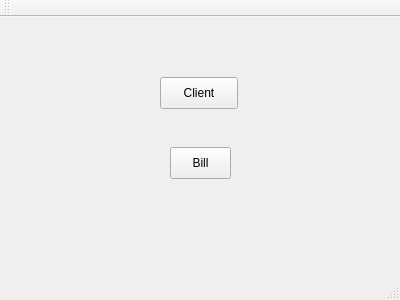
<?xml version="1.0" encoding="UTF-8"?>
<ui version="4.0">
 <class>MainWindow</class>
 <widget class="QMainWindow" name="MainWindow">
  <property name="geometry">
   <rect>
    <x>0</x>
    <y>0</y>
    <width>400</width>
    <height>300</height>
   </rect>
  </property>
  <property name="windowTitle">
   <string>MainWindow</string>
  </property>
  <widget class="QWidget" name="centralWidget">
   <widget class="QLabel" name="label_3">
    <property name="geometry">
     <rect>
      <x>-20</x>
      <y>0</y>
      <width>421</width>
      <height>251</height>
     </rect>
    </property>
    <property name="text">
     <string/>
    </property>
    <property name="pixmap">
     <pixmap resource="pictures.qrc">:/images-8.jpeg</pixmap>
    </property>
    <property name="scaledContents">
     <bool>true</bool>
    </property>
   </widget>
   <widget class="QPushButton" name="pushButton">
    <property name="geometry">
     <rect>
      <x>160</x>
      <y>60</y>
      <width>78</width>
      <height>32</height>
     </rect>
    </property>
    <property name="text">
     <string>Client</string>
    </property>
    <property name="autoDefault">
     <bool>false</bool>
    </property>
    <property name="default">
     <bool>false</bool>
    </property>
    <property name="flat">
     <bool>false</bool>
    </property>
   </widget>
   <widget class="QPushButton" name="pushButton_2">
    <property name="geometry">
     <rect>
      <x>170</x>
      <y>130</y>
      <width>61</width>
      <height>32</height>
     </rect>
    </property>
    <property name="text">
     <string>Bill</string>
    </property>
   </widget>
  </widget>
  <widget class="QMenuBar" name="menuBar">
   <property name="geometry">
    <rect>
     <x>0</x>
     <y>0</y>
     <width>400</width>
     <height>22</height>
    </rect>
   </property>
  </widget>
  <widget class="QToolBar" name="mainToolBar">
   <attribute name="toolBarArea">
    <enum>TopToolBarArea</enum>
   </attribute>
   <attribute name="toolBarBreak">
    <bool>false</bool>
   </attribute>
  </widget>
  <widget class="QStatusBar" name="statusBar"/>
 </widget>
 <layoutdefault spacing="6" margin="11"/>
 <resources>
  <include location="pictures.qrc"/>
 </resources>
 <connections/>
</ui>
